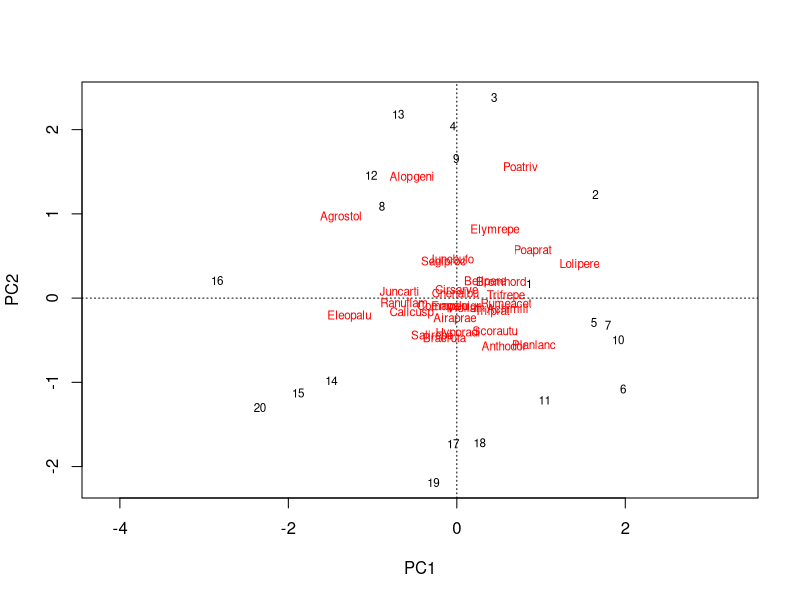

Write R code to recreate this figure.
# Code for performing multivariate analysis with community data

# The vegan package will be used for the multivariate part
library(vegan)

# Using the data inside vegan
data(dune)

# Looing inside the dataset
dune # whole dataset

# Looing at few rows
head(dune)

# Principal Component Analysis with vegan
multipca <- pca(dune)
multipca

# Principal Components Analysis without vegan
# multivar <- prcomp(dune)
# multivar

# Looking at the percentage of variance explained by each Principal COmponent
summary(multipca)

# How much variability is explained by the first two components?
# proportion of PC1: 0.2947
# percentage of explained variability by PC!: 29.47%

# Exercise: calculate the percentage of explained variability by PC2
# proportion of PC1: 0.2157
# percentage of explained variability by PC!: 21.57%

# Exercise: we are going to make a graph with just two dimensions over the 20 original dimensions, what is the total variability explained by PC1 + PC2
# Total explained variability 
totvar = 29.47 + 21.57
totvar # 51.04

# Make the final plot
plot(multipca)
